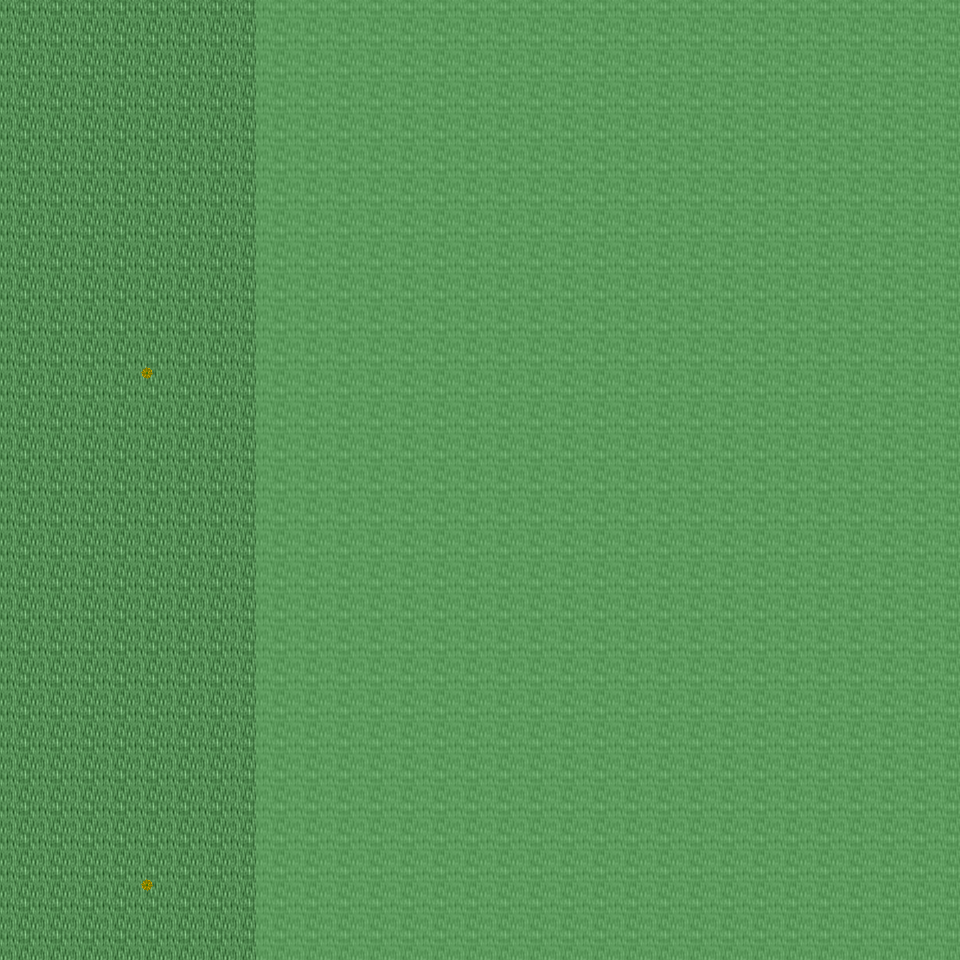

Rendered tile map (Tiled .tmx) drawn with the repository's tilesets; below, a short description and the map source with its tile grids summarised:
An orthogonal 30x30 tile map with 32x32 px tiles, 6 tile layers (Ground, Object, Object2, Above, ...), 21 tilesets and 2 objects (2x mapchange).

<map version="1.0" orientation="orthogonal" renderorder="right-down" width="30" height="30" tilewidth="32" tileheight="32" nextobjectid="3">
  <tileset firstgid="1" name="tileset_ground_ground" tilewidth="32" tileheight="32" tilecount="33" columns="3">
    <image source="../drawable/tileset_ground_ground.png" width="96" height="352" />
  </tileset>
  <tileset firstgid="34" name="tileset_ground_water_pool" tilewidth="32" tileheight="32" tilecount="72" columns="3">
    <image source="../drawable/tileset_ground_water_pool.png" width="96" height="768" />
  </tileset>
  <tileset firstgid="106" name="tileset_plant_flower_daisy_red" tilewidth="32" tileheight="32" tilecount="8" columns="2">
    <image source="../drawable/tileset_plant_flower_daisy_red.png" width="64" height="128" />
  </tileset>
  <tileset firstgid="114" name="tileset_plant_flower_daisy_white" tilewidth="32" tileheight="32" tilecount="8" columns="2">
    <image source="../drawable/tileset_plant_flower_daisy_white.png" width="64" height="128" />
  </tileset>
  <tileset firstgid="122" name="tileset_plant_flower_daisy_yellow" tilewidth="32" tileheight="32" tilecount="8" columns="2">
    <image source="../drawable/tileset_plant_flower_daisy_yellow.png" width="64" height="128" />
  </tileset>
  <tileset firstgid="130" name="tileset_plant_flower_daisy_blue" tilewidth="32" tileheight="32" tilecount="8" columns="2">
    <image source="../drawable/tileset_plant_flower_daisy_blue.png" width="64" height="128" />
  </tileset>
  <tileset firstgid="138" name="tileset_plant_grasses" tilewidth="32" tileheight="32" tilecount="6" columns="3">
    <image source="../drawable/tileset_plant_grasses.png" width="96" height="64" />
  </tileset>
  <tileset firstgid="144" name="tileset_plant_tree_tree_darkgreen" tilewidth="32" tileheight="32" tilecount="88" columns="8">
    <image source="../drawable/tileset_plant_tree_tree_darkgreen.png" width="256" height="352" />
  </tileset>
  <tileset firstgid="232" name="tileset_ground_grass_edges" tilewidth="32" tileheight="32" tilecount="36" columns="12">
    <image source="../drawable/tileset_ground_grass_edges.png" width="384" height="96" />
  </tileset>
  <tileset firstgid="268" name="tileset_ground_grass_corners" tilewidth="32" tileheight="32" tilecount="24" columns="6">
    <image source="../drawable/tileset_ground_grass_corners.png" width="192" height="128" />
  </tileset>
  <tileset firstgid="292" name="tileset_furniture_table_long_side_on_pale" tilewidth="32" tileheight="32" tilecount="3" columns="3">
    <image source="../drawable/tileset_furniture_table_long_side_on_pale.png" width="96" height="32" />
  </tileset>
  <tileset firstgid="295" name="tileset_plant_stump_stump_brown" tilewidth="32" tileheight="32" tilecount="4" columns="2">
    <image source="../drawable/tileset_plant_stump_stump_brown.png" width="64" height="64" />
  </tileset>
  <tileset firstgid="299" name="tileset_item_sign_large" tilewidth="32" tileheight="32" tilecount="15" columns="5">
    <image source="../drawable/tileset_item_sign_large.png" width="160" height="96" />
  </tileset>
  <tileset firstgid="314" name="tileset_plant_stump_small_stump" tilewidth="32" tileheight="32" tilecount="4" columns="2">
    <image source="../drawable/tileset_plant_stump_small_stump.png" width="64" height="64" />
  </tileset>
  <tileset firstgid="318" name="tileset_building_wall_bricked_edges" tilewidth="32" tileheight="32" tilecount="25" columns="5">
    <image source="../drawable/tileset_building_wall_bricked_edges.png" width="160" height="160" />
  </tileset>
  <tileset firstgid="343" name="tileset_logic_collision" tilewidth="32" tileheight="32" tilecount="1" columns="1">
    <image source="../drawable/tileset_logic_collision.png" width="32" height="32" />
  </tileset>
  <tileset firstgid="344" name="tileset_object_boat" tilewidth="32" tileheight="32" tilecount="42" columns="6">
    <image source="../drawable/tileset_object_boat.png" width="192" height="224" />
  </tileset>
  <tileset firstgid="386" name="tileset_furniture_table_long_front_on_pale" tilewidth="32" tileheight="32" tilecount="3" columns="1">
    <image source="../drawable/tileset_furniture_table_long_front_on_pale.png" width="32" height="96" />
  </tileset>
  <tileset firstgid="389" name="tileset_ground_green_paving" tilewidth="32" tileheight="32" tilecount="18" columns="3">
    <image source="../drawable/tileset_ground_green_paving.png" width="96" height="192" />
  </tileset>
  <tileset firstgid="407" name="tileset_furniture_bed_double_peach" tilewidth="32" tileheight="32" tilecount="8" columns="2">
    <image source="../drawable/tileset_furniture_bed_double_peach.png" width="64" height="128" />
  </tileset>
  <tileset firstgid="415" name="tileset_furniture_bed_double_red" tilewidth="32" tileheight="32" tilecount="8" columns="2">
    <image source="../drawable/tileset_furniture_bed_double_red.png" width="64" height="128" />
  </tileset>
  <layer name="Ground" width="30" height="30">
    <data>[900 cells, 900 non-empty, 1 distinct tile ids]</data>
  </layer>
  <layer name="Object" width="30" height="30">
    <data>[900 cells, 26 non-empty, 9 distinct tile ids]</data>
  </layer>
  <layer name="Object2" width="30" height="30">
    <data>[900 cells, 0 non-empty, 0 distinct tile ids]</data>
  </layer>
  <layer name="Above" width="30" height="30">
    <data>[900 cells, 0 non-empty, 0 distinct tile ids]</data>
  </layer>
  <layer name="Above2" width="30" height="30">
    <data>[900 cells, 0 non-empty, 0 distinct tile ids]</data>
  </layer>
  <layer name="Walkable" width="30" height="30">
    <data>[900 cells, 660 non-empty, 1 distinct tile ids]</data>
  </layer>
  <objectgroup name="MapEvents">
    <object id="1" name="south" type="mapchange" x="0" y="928" width="256" height="32">
      <properties>
        <property name="map" value="0_ados_mountain_n2_w2_x4_y1" />
        <property name="place" value="north" />
      </properties>
    </object>
    <object id="2" name="west" type="mapchange" x="0" y="0" width="32" height="960">
      <properties>
        <property name="map" value="0_ados_mountain_n2_w2_x3_y0" />
        <property name="place" value="east" />
      </properties>
    </object>
  </objectgroup>
</map>
